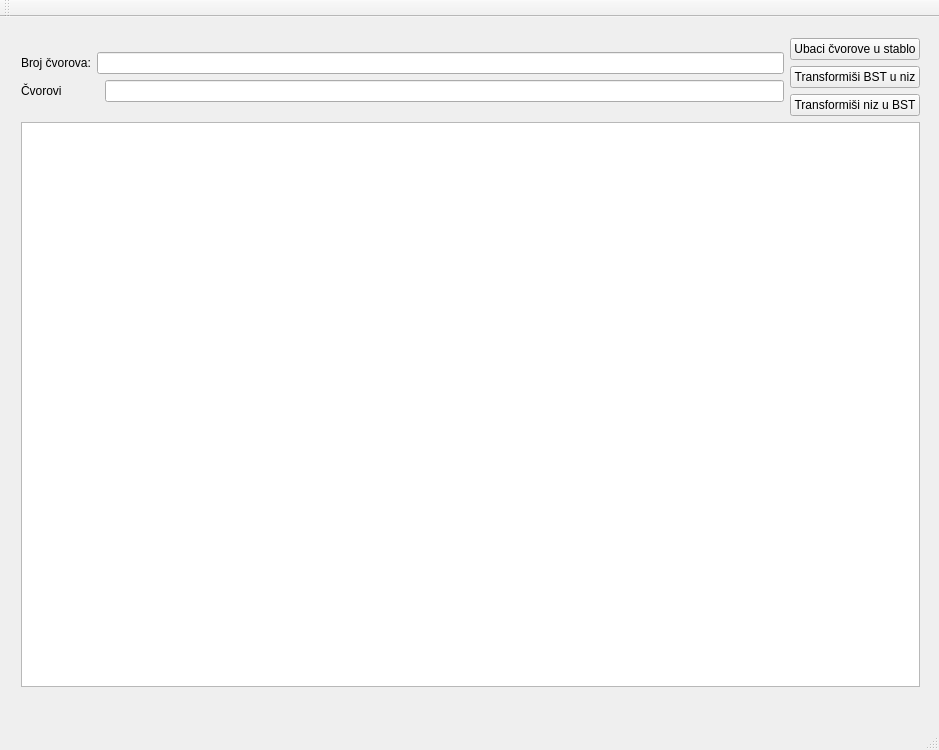
<?xml version="1.0" encoding="UTF-8"?>
<ui version="4.0">
 <class>MainWindow</class>
 <widget class="QMainWindow" name="MainWindow">
  <property name="geometry">
   <rect>
    <x>0</x>
    <y>0</y>
    <width>939</width>
    <height>750</height>
   </rect>
  </property>
  <property name="sizePolicy">
   <sizepolicy hsizetype="Expanding" vsizetype="Expanding">
    <horstretch>0</horstretch>
    <verstretch>0</verstretch>
   </sizepolicy>
  </property>
  <property name="maximumSize">
   <size>
    <width>939</width>
    <height>820</height>
   </size>
  </property>
  <property name="windowTitle">
   <string>MainWindow</string>
  </property>
  <widget class="QWidget" name="centralWidget">
   <property name="sizePolicy">
    <sizepolicy hsizetype="Expanding" vsizetype="Expanding">
     <horstretch>0</horstretch>
     <verstretch>0</verstretch>
    </sizepolicy>
   </property>
   <property name="maximumSize">
    <size>
     <width>939</width>
     <height>759</height>
    </size>
   </property>
   <widget class="QWidget" name="verticalLayoutWidget_5">
    <property name="geometry">
     <rect>
      <x>10</x>
      <y>10</y>
      <width>921</width>
      <height>671</height>
     </rect>
    </property>
    <layout class="QVBoxLayout" name="verticalLayout_7">
     <item>
      <layout class="QHBoxLayout" name="horizontalLayout_7">
       <item>
        <layout class="QHBoxLayout" name="horizontalLayout_6">
         <item>
          <layout class="QVBoxLayout" name="verticalLayout_3">
           <item>
            <layout class="QHBoxLayout" name="horizontalLayout_5">
             <item>
              <layout class="QVBoxLayout" name="verticalLayout">
               <item>
                <layout class="QHBoxLayout" name="horizontalLayout_2">
                 <item>
                  <widget class="QLabel" name="label">
                   <property name="sizePolicy">
                    <sizepolicy hsizetype="Minimum" vsizetype="Preferred">
                     <horstretch>0</horstretch>
                     <verstretch>0</verstretch>
                    </sizepolicy>
                   </property>
                   <property name="text">
                    <string>Broj čvorova:</string>
                   </property>
                  </widget>
                 </item>
                 <item>
                  <widget class="QLineEdit" name="brojCvorova"/>
                 </item>
                </layout>
               </item>
               <item>
                <layout class="QHBoxLayout" name="horizontalLayout_3">
                 <item>
                  <widget class="QLabel" name="label_2">
                   <property name="text">
                    <string>Čvorovi           </string>
                   </property>
                  </widget>
                 </item>
                 <item>
                  <widget class="QLineEdit" name="cvorovi"/>
                 </item>
                </layout>
               </item>
              </layout>
             </item>
            </layout>
           </item>
          </layout>
         </item>
         <item>
          <layout class="QVBoxLayout" name="verticalLayout_6">
           <item>
            <layout class="QVBoxLayout" name="verticalLayout_2">
             <item>
              <widget class="QPushButton" name="pushButton">
               <property name="text">
                <string>Ubaci čvorove u stablo</string>
               </property>
              </widget>
             </item>
             <item>
              <widget class="QPushButton" name="pushButton_2">
               <property name="text">
                <string>Transformiši BST u niz</string>
               </property>
              </widget>
             </item>
             <item>
              <widget class="QPushButton" name="pushButton_3">
               <property name="text">
                <string>Transformiši niz u BST</string>
               </property>
              </widget>
             </item>
            </layout>
           </item>
          </layout>
         </item>
        </layout>
       </item>
      </layout>
     </item>
     <item>
      <layout class="QHBoxLayout" name="horizontalLayout_9">
       <item>
        <layout class="QHBoxLayout" name="horizontalLayout">
         <item>
          <widget class="QGraphicsView" name="graphicsView"/>
         </item>
        </layout>
       </item>
      </layout>
     </item>
    </layout>
   </widget>
  </widget>
  <widget class="QMenuBar" name="menuBar">
   <property name="geometry">
    <rect>
     <x>0</x>
     <y>0</y>
     <width>939</width>
     <height>22</height>
    </rect>
   </property>
  </widget>
  <widget class="QToolBar" name="mainToolBar">
   <attribute name="toolBarArea">
    <enum>TopToolBarArea</enum>
   </attribute>
   <attribute name="toolBarBreak">
    <bool>false</bool>
   </attribute>
  </widget>
  <widget class="QStatusBar" name="statusBar"/>
 </widget>
 <layoutdefault spacing="6" margin="11"/>
 <resources/>
 <connections/>
 <slots>
  <slot>ubacivanjeElemenata()</slot>
 </slots>
</ui>
